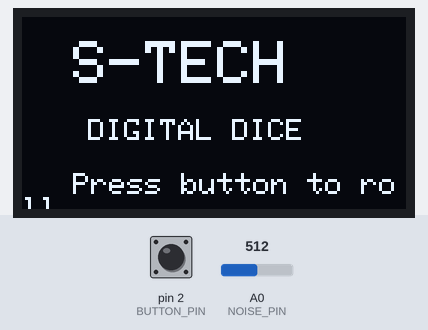
Recording of a sketch running on a simulated Arduino Nano, built with avr-gcc and run on an emulated ATmega328P. On the bench: 128×64 one-colour display. The inputs (shaded band) are chosen by the test bench; at power-on: pin 2 (BUTTON_PIN) HIGH, A0 (NOISE_PIN) = 512.

Above: at 1.2 s.
1.3 s: pin 2 (BUTTON_PIN) pulled LOW for 0.15 s
At 2.6 s:
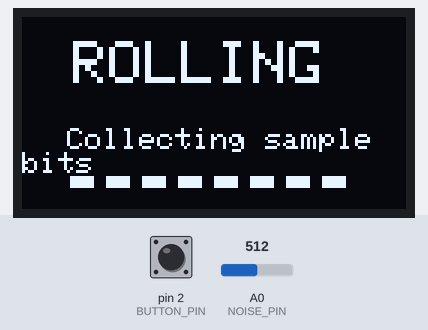
4.4 s: pin 2 (BUTTON_PIN) pulled LOW for 1 s
At 4.52 s:
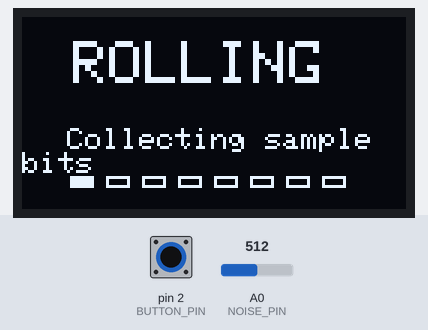
8.4 s: pin 2 (BUTTON_PIN) pulled LOW for 3.2 s
At 8.65 s:
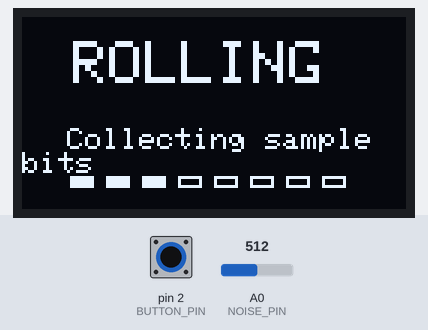
Timing chart, 0 to 11.4 s (numbered marks = the images above; inputs shaded):
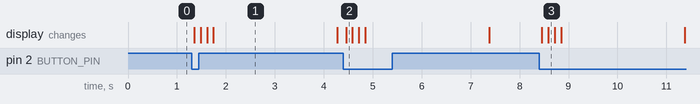

The sketch:

S-TECH_Digital_Dice.ino
```cpp
/*
  S-TECH DIGITAL DICE
  Board: Arduino Nano (ATmega328P, 5V/16MHz)
  Display: SSD1306 128x64 I2C OLED
  Input: One momentary push button

  IMPORTANT:
  This is an experimental noise-sampling demonstration, NOT a
  validated True Random Number Generator (TRNG). An unconnected
  A0 pin is not a dependable entropy source. Results depend on
  the board, wiring and electrical environment. Do not use this
  sketch for security, cryptography, gambling or other high-stakes use.

  Libraries:
    - Adafruit GFX Library
    - Adafruit SSD1306

  Wiring:
    OLED SDA -> A4
    OLED SCL -> A5
    OLED VCC -> module-rated supply (check your OLED breakout)
    OLED GND -> GND
    Button    -> D2 and GND (uses INPUT_PULLUP)
    Experimental sample input -> A0 (left unconnected for this demo)

  OLED I2C address is set to 0x3C below. Change to 0x3D if needed.
*/

#include <Wire.h>
#include <Adafruit_GFX.h>
#include <Adafruit_SSD1306.h>

#define SCREEN_WIDTH   128
#define SCREEN_HEIGHT  64
#define OLED_RESET     -1
#define OLED_ADDRESS   0x3C

const byte BUTTON_PIN = 2;
const byte NOISE_PIN  = A0;

// Limits work if the sampled input does not produce differing pairs.
// This prevents the dice from getting stuck forever.
const unsigned long ENTROPY_TIMEOUT_MS = 2500;
const unsigned int SAMPLE_GAP_US = 37;

Adafruit_SSD1306 display(
  SCREEN_WIDTH,
  SCREEN_HEIGHT,
  &Wire,
  OLED_RESET
);

bool oledReady = false;

// --------------------------------------------------
// UI helpers
// --------------------------------------------------

void showMessage(const __FlashStringHelper *line1,
                 const __FlashStringHelper *line2 = nullptr) {
  if (!oledReady) return;

  display.clearDisplay();
  display.setTextColor(SSD1306_WHITE);
  display.setTextSize(1);
  display.setCursor(0, 12);
  display.println(line1);

  if (line2 != nullptr) {
    display.setCursor(0, 30);
    display.println(line2);
  }

  display.display();
}

void drawDice(byte number) {
  display.clearDisplay();
  display.setTextColor(SSD1306_WHITE);

  display.setTextSize(1);
  display.setCursor(38, 1);
  display.println(F("S-TECH DIGITAL DICE"));

  // Dice body
  display.drawRoundRect(36, 13, 56, 50, 8, SSD1306_WHITE);

  // Pip locations: top-left, top-right, middle-left,
  // middle-right, bottom-left, bottom-right.
  const int8_t pipX[6] = {49, 79, 49, 79, 49, 79};
  const int8_t pipY[6] = {25, 25, 38, 38, 51, 51};

  const bool patterns[6][6] = {
    {0, 0, 0, 1, 0, 0}, // 1: center is drawn separately below
    {1, 0, 0, 0, 0, 1},
    {1, 0, 0, 1, 0, 1},
    {1, 1, 0, 0, 1, 1},
    {1, 1, 0, 1, 1, 1},
    {1, 1, 1, 1, 1, 1}
  };

  if (number == 1) {
    display.fillCircle(64, 38, 3, SSD1306_WHITE);
  } else {
    for (byte i = 0; i < 6; i++) {
      if (patterns[number - 1][i]) {
        display.fillCircle(pipX[i], pipY[i], 3, SSD1306_WHITE);
      }
    }
  }

  display.display();
}

void showRolling(byte frame) {
  display.clearDisplay();
  display.setTextColor(SSD1306_WHITE);
  display.setTextSize(2);
  display.setCursor(17, 8);
  display.println(F("ROLLING"));

  display.setTextSize(1);
  display.setCursor(15, 37);
  display.println(F("Collecting sample bits"));

  // Simple progress animation
  for (byte i = 0; i < 8; i++) {
    if (i <= frame) {
      display.fillRect(16 + (i * 12), 53, 8, 4, SSD1306_WHITE);
    } else {
      display.drawRect(16 + (i * 12), 53, 8, 4, SSD1306_WHITE);
    }
  }
  display.display();
}

// --------------------------------------------------
// Experimental bit extraction
// --------------------------------------------------

// Von Neumann extractor:
// input pairs 01 -> 0, 10 -> 1; discard 00 and 11.
// This can reduce bias under suitable assumptions, but it
// cannot create entropy or prove that A0 contains entropy.
bool getExperimentalBit(byte &result, unsigned long startedAt) {
  while (millis() - startedAt < ENTROPY_TIMEOUT_MS) {
    byte a = analogRead(NOISE_PIN) & 1;
    delayMicroseconds(SAMPLE_GAP_US);
    byte b = analogRead(NOISE_PIN) & 1;

    if (a != b) {
      result = (a == 1) ? 1 : 0;
      return true;
    }
  }

  return false;
}

// Collect 3 bits and reject 6 and 7 to avoid modulo bias.
// Returns false if the input does not provide enough differing pairs.
bool generateExperimentalDiceNumber(byte &diceNumber) {
  const unsigned long startedAt = millis();

  while (millis() - startedAt < ENTROPY_TIMEOUT_MS) {
    byte value = 0;

    for (byte i = 0; i < 3; i++) {
      byte bitValue;

      if (!getExperimentalBit(bitValue, startedAt)) {
        return false;
      }

      value = (value << 1) | bitValue;
    }

    if (value < 6) {
      diceNumber = value + 1;
      return true;
    }
    // Values 6 and 7 are rejected; collect another 3 bits.
  }

  return false;
}

// --------------------------------------------------
// Button handling
// --------------------------------------------------

bool waitForButtonPress() {
  static bool previousState = HIGH;
  bool currentState = digitalRead(BUTTON_PIN);

  if (previousState == HIGH && currentState == LOW) {
    delay(25); // debounce
    if (digitalRead(BUTTON_PIN) == LOW) {
      previousState = LOW;
      return true;
    }
  }

  previousState = currentState;
  return false;
}

void waitForButtonRelease() {
  while (digitalRead(BUTTON_PIN) == LOW) {
    delay(5);
  }
  delay(25);
}

// --------------------------------------------------
// Setup and main loop
// --------------------------------------------------

void setup() {
  pinMode(BUTTON_PIN, INPUT_PULLUP);
  pinMode(NOISE_PIN, INPUT);

  Wire.begin();

  oledReady = display.begin(SSD1306_SWITCHCAPVCC, OLED_ADDRESS);

  if (!oledReady) {
    // OLED not detected: keep the Nano from repeatedly trying
    // to draw to a missing display.
    while (true) {
      delay(1000);
    }
  }

  display.clearDisplay();
  display.setTextColor(SSD1306_WHITE);

  display.setTextSize(2);
  display.setCursor(17, 8);
  display.println(F("S-TECH"));

  display.setTextSize(1);
  display.setCursor(22, 34);
  display.println(F("DIGITAL DICE"));
  display.setCursor(17, 52);
  display.println(F("Press button to roll"));

  display.display();
}

void loop() {
  if (!waitForButtonPress()) {
    return;
  }

  showRolling(0);
  delay(100);
  showRolling(2);
  delay(100);
  showRolling(4);
  delay(100);
  showRolling(7);

  byte result = 0;

  if (generateExperimentalDiceNumber(result)) {
    drawDice(result);
  } else {
    showMessage(
      F("NO USABLE SAMPLE"),
      F("Check A0 demo input")
    );
  }

  waitForButtonRelease();
}
```

Measured:
- after the input at 1.3 s, the display: first changes after 0.06 s (image 1 shows a later state)
- after the input at 4.4 s, the display: changes after 0.06 s (image 2)
- after the input at 8.4 s, the display: first changes after 0.06 s (image 3 shows a later state)
- what the display in image 1 shows lasts 2.6 s, from 1.7 s to 4.3 s
